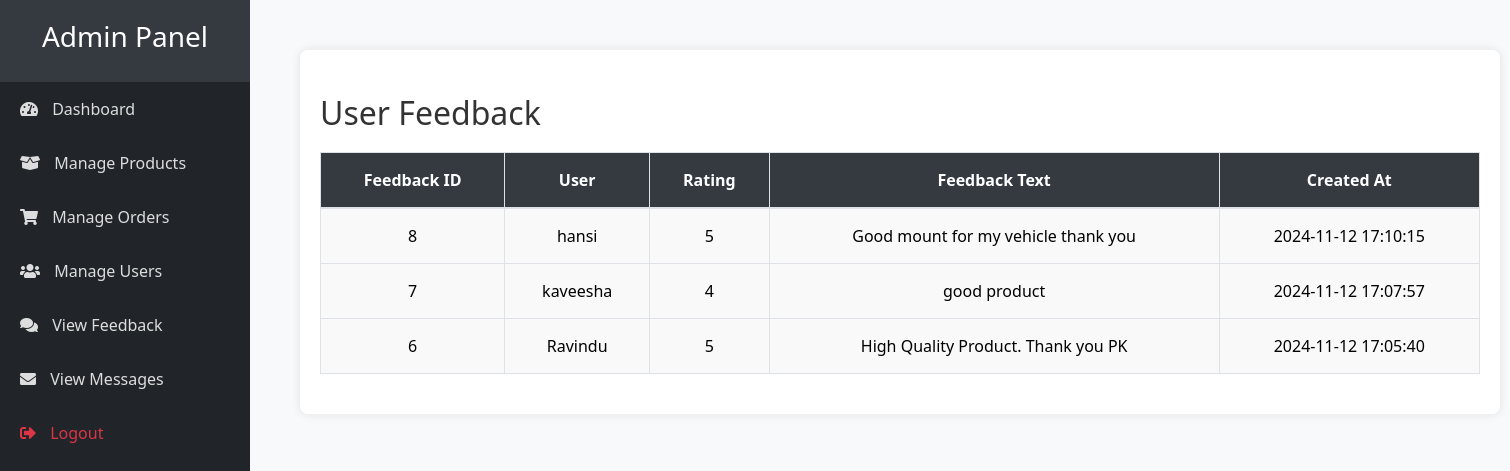
The app's page /admin/view_feedback.php with its own data.
### tables this page shows
CREATE TABLE `feedback` (
  `feedback_id` int(11) NOT NULL,
  `user_id` int(11) NOT NULL,
  `rating` int(11) DEFAULT NULL CHECK (`rating` >= 1 and `rating` <= 5),
  `feedback_text` text DEFAULT NULL,
  `created_at` timestamp NOT NULL DEFAULT current_timestamp()
);

CREATE TABLE `users` (
  `user_id` int(11) NOT NULL,
  `username` varchar(50) NOT NULL,
  `password` varchar(255) NOT NULL,
  `email` varchar(100) NOT NULL,
  `role` enum('customer','admin') NOT NULL,
  `created_at` timestamp NOT NULL DEFAULT current_timestamp()
);

### admin/view_feedback.php (the view, shortened to what this page needs)
<?php
require_once 'db_connection.php';
include('partials/header.php');
$sql = "SELECT f.feedback_id, f.rating, f.feedback_text, f.created_at, u.username
        FROM feedback f
        JOIN users u ON f.user_id = u.user_id
        ORDER BY f.created_at DESC";
$result = $conn->query($sql);
?>
<!DOCTYPE html>
<html lang="en">
<head>
    <link rel="stylesheet" href="assets/css/bootstrap.min.css">
</head>
<body>
    <div class="container">
        <h2 class="mt-4">User Feedback</h2>
        <div class="feedback-table">
            <table class="table table-bordered">
                <thead>
                    <tr>
                        <th>Feedback ID</th>
                        <th>User</th>
                        <th>Rating</th>
                        <th>Feedback Text</th>
                        <th>Created At</th>
                    </tr>
                </thead>
                <tbody>
                    <?php if ($result->num_rows > 0): ?>
                        <?php while ($row = $result->fetch_assoc()): ?>
                            <tr>
                                <td><?php echo htmlspecialchars($row['feedback_id']); ?></td>
                                <td><?php echo htmlspecialchars($row['username']); ?></td>
                                <td><?php echo htmlspecialchars($row['rating']); ?></td>
                                <td><?php echo htmlspecialchars($row['feedback_text']); ?></td>
                                <td><?php echo htmlspecialchars($row['created_at']); ?></td>
                            </tr>
                        <?php endwhile; ?>
                    <?php else: ?>
                        <tr>
                            <td colspan="5">No feedback available.</td>
                        </tr>
                    <?php endif; ?>
                </tbody>
            </table>
        </div>
    </div>
</body>
</html>

### admin/partials/header.php (style rules this page uses)
body { background-color: #f8f9fa; }

### admin/view_feedback.php (style rules this page uses)
body { background-color: #f8f9fa; }
.container { max-width: 1200px; margin-top: 50px; padding: 20px; background: #fff; border-radius: 8px; box-shadow: 0 0 10px rgba(0, 0, 0, 0.1); margin-left: 300px; }
h2 { margin-bottom: 20px; color: #333; }
.feedback-table { width: 100%; margin: 20px 0; }
.table { border-collapse: collapse; width: 100%; margin: 0; }
.table th, .table td { border: 1px solid #dee2e6; padding: 15px; text-align: center; }
.table th { background-color: #343a40; color: white; }
.table td { background-color: #f9f9f9; }

### records on screen
feedback: feedback_id "8", user.username "hansi", rating "5", feedback_text "Good mount for my vehicle thank you", created_at "2024-11-12 17:10:15"
feedback: feedback_id "7", user.username "kaveesha", rating "4", feedback_text "good product", created_at "2024-11-12 17:07:57"
feedback: feedback_id "6", user.username "Ravindu", rating "5", feedback_text "High Quality Product. Thank you PK", created_at "2024-11-12 17:05:40"
